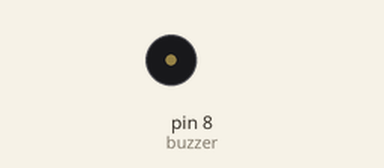
The sketch below on a simulated Arduino Uno, built with avr-gcc and run on an emulated ATmega328P. On the bench: buzzer (waves = sounding).

Above: at 4.4 s.
At 9.0 s:
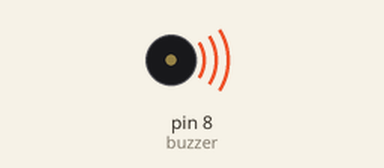
Timing chart, 0 to 12.0 s (numbered marks = the images above):
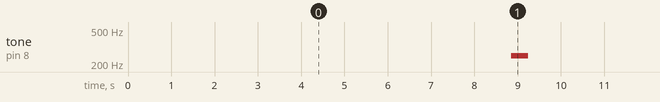

Measured:
- by itself, tone on pin 8 (buzzer): alternates 249 Hz for 0.40 s and silent for 8.8 s

The sketch:

buzzer_demo_1.ino
```cpp
int buzzer=8;
void setup() {
  pinMode(buzzer, OUTPUT);

}

void loop() {
  unsigned char i,j;
  while(1)
  {
//    digitalWrite(buzzer, HIGH);
    for(i = 0; i < 80; i++)
    {
      digitalWrite(buzzer, HIGH);
      delay(100);
      digitalWrite(buzzer, LOW);
      delay(10);
    }

    for(i = 0; i < 100; i++)
    {
      digitalWrite(buzzer, HIGH);
      delay(2);
      digitalWrite(buzzer, LOW);
      delay(2);
    }
  }
}
```
